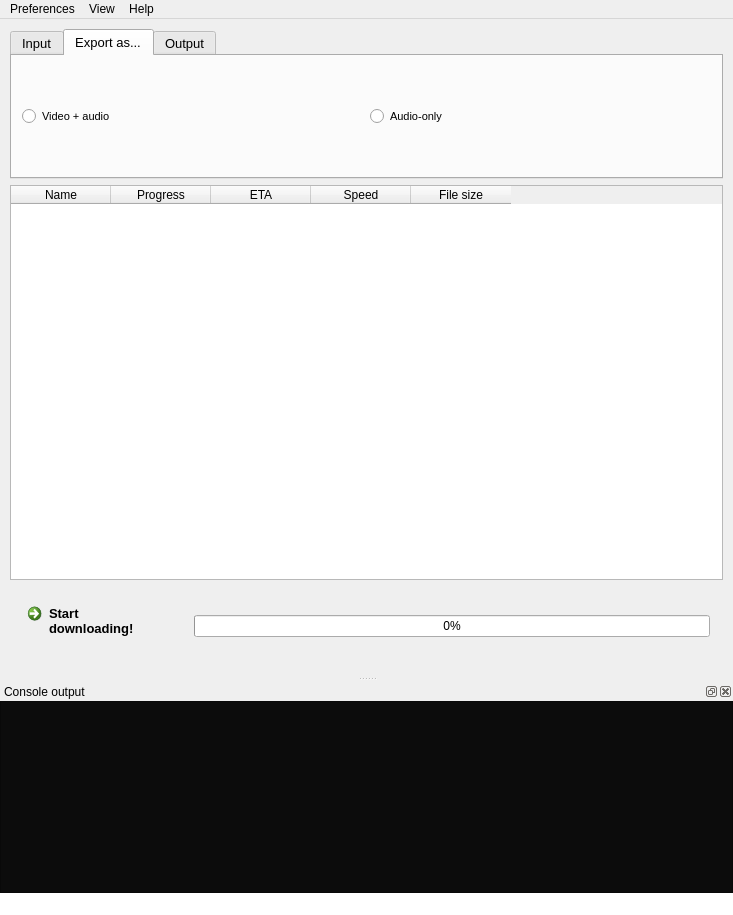
<?xml version="1.0" encoding="UTF-8"?>
<ui version="4.0">
 <class>MainWindow</class>
 <widget class="QMainWindow" name="MainWindow">
  <property name="windowModality">
   <enum>Qt::NonModal</enum>
  </property>
  <property name="geometry">
   <rect>
    <x>0</x>
    <y>0</y>
    <width>733</width>
    <height>915</height>
   </rect>
  </property>
  <property name="sizePolicy">
   <sizepolicy hsizetype="Preferred" vsizetype="Maximum">
    <horstretch>0</horstretch>
    <verstretch>0</verstretch>
   </sizepolicy>
  </property>
  <property name="minimumSize">
   <size>
    <width>650</width>
    <height>715</height>
   </size>
  </property>
  <property name="font">
   <font>
    <family>Segoe UI</family>
   </font>
  </property>
  <property name="windowTitle">
   <string>youtube-dl GUI</string>
  </property>
  <property name="toolButtonStyle">
   <enum>Qt::ToolButtonIconOnly</enum>
  </property>
  <widget class="QWidget" name="MainWidget">
   <layout class="QGridLayout" name="gridLayout_2">
    <property name="sizeConstraint">
     <enum>QLayout::SetMinimumSize</enum>
    </property>
    <property name="leftMargin">
     <number>10</number>
    </property>
    <property name="topMargin">
     <number>10</number>
    </property>
    <property name="rightMargin">
     <number>10</number>
    </property>
    <property name="bottomMargin">
     <number>10</number>
    </property>
    <item row="2" column="0">
     <widget class="QTableWidget" name="DownloadInfo">
      <property name="sizePolicy">
       <sizepolicy hsizetype="Expanding" vsizetype="Expanding">
        <horstretch>0</horstretch>
        <verstretch>0</verstretch>
       </sizepolicy>
      </property>
      <property name="minimumSize">
       <size>
        <width>0</width>
        <height>340</height>
       </size>
      </property>
      <property name="maximumSize">
       <size>
        <width>16777215</width>
        <height>16777215</height>
       </size>
      </property>
      <property name="statusTip">
       <string>Download status for each queued song</string>
      </property>
      <property name="sizeAdjustPolicy">
       <enum>QAbstractScrollArea::AdjustIgnored</enum>
      </property>
      <property name="editTriggers">
       <set>QAbstractItemView::NoEditTriggers</set>
      </property>
      <property name="dragDropOverwriteMode">
       <bool>false</bool>
      </property>
      <column>
       <property name="text">
        <string>Name</string>
       </property>
      </column>
      <column>
       <property name="text">
        <string>Progress</string>
       </property>
      </column>
      <column>
       <property name="text">
        <string>ETA</string>
       </property>
      </column>
      <column>
       <property name="text">
        <string>Speed</string>
       </property>
      </column>
      <column>
       <property name="text">
        <string>File size</string>
       </property>
      </column>
     </widget>
    </item>
    <item row="3" column="0">
     <widget class="QWidget" name="DownloadWidget" native="true">
      <property name="minimumSize">
       <size>
        <width>0</width>
        <height>80</height>
       </size>
      </property>
      <property name="maximumSize">
       <size>
        <width>16777215</width>
        <height>80</height>
       </size>
      </property>
      <layout class="QHBoxLayout" name="horizontalLayout">
       <property name="leftMargin">
        <number>10</number>
       </property>
       <property name="topMargin">
        <number>10</number>
       </property>
       <property name="rightMargin">
        <number>13</number>
       </property>
       <property name="bottomMargin">
        <number>10</number>
       </property>
       <item>
        <widget class="QCommandLinkButton" name="DownloadButton">
         <property name="font">
          <font>
           <family>Segoe UI</family>
           <pointsize>10</pointsize>
           <weight>75</weight>
           <bold>true</bold>
          </font>
         </property>
         <property name="statusTip">
          <string>Finally, download</string>
         </property>
         <property name="text">
          <string>Start
downloading!</string>
         </property>
        </widget>
       </item>
       <item>
        <widget class="QProgressBar" name="GlobalProgressBar">
         <property name="value">
          <number>0</number>
         </property>
        </widget>
       </item>
      </layout>
     </widget>
    </item>
    <item row="0" column="0">
     <widget class="QTabWidget" name="BeforeDownload">
      <property name="minimumSize">
       <size>
        <width>0</width>
        <height>150</height>
       </size>
      </property>
      <property name="maximumSize">
       <size>
        <width>16777215</width>
        <height>150</height>
       </size>
      </property>
      <property name="font">
       <font>
        <pointsize>10</pointsize>
       </font>
      </property>
      <property name="currentIndex">
       <number>1</number>
      </property>
      <widget class="QWidget" name="InputTab">
       <property name="font">
        <font>
         <pointsize>8</pointsize>
        </font>
       </property>
       <attribute name="title">
        <string>Input</string>
       </attribute>
       <layout class="QGridLayout" name="gridLayout_4">
        <item row="0" column="0">
         <widget class="QLabel" name="UrlLabel">
          <property name="text">
           <string>YouTube URL</string>
          </property>
         </widget>
        </item>
        <item row="0" column="1">
         <widget class="QLineEdit" name="UrlInput"/>
        </item>
        <item row="1" column="0">
         <spacer name="_InputSpacer">
          <property name="orientation">
           <enum>Qt::Vertical</enum>
          </property>
          <property name="sizeHint" stdset="0">
           <size>
            <width>20</width>
            <height>40</height>
           </size>
          </property>
         </spacer>
        </item>
       </layout>
      </widget>
      <widget class="QWidget" name="ExportTab">
       <property name="font">
        <font>
         <pointsize>8</pointsize>
        </font>
       </property>
       <attribute name="title">
        <string>Export as...</string>
       </attribute>
       <layout class="QHBoxLayout" name="horizontalLayout_3">
        <property name="leftMargin">
         <number>10</number>
        </property>
        <property name="topMargin">
         <number>0</number>
        </property>
        <property name="rightMargin">
         <number>10</number>
        </property>
        <property name="bottomMargin">
         <number>0</number>
        </property>
        <item>
         <widget class="QRadioButton" name="VideoOption">
          <property name="text">
           <string>Video + audio</string>
          </property>
         </widget>
        </item>
        <item>
         <widget class="QRadioButton" name="AudioOption">
          <property name="text">
           <string>Audio-only</string>
          </property>
         </widget>
        </item>
       </layout>
      </widget>
      <widget class="QWidget" name="OutputTab">
       <property name="font">
        <font>
         <pointsize>8</pointsize>
        </font>
       </property>
       <attribute name="title">
        <string>Output</string>
       </attribute>
       <layout class="QGridLayout" name="Tab_OnTop">
        <property name="leftMargin">
         <number>13</number>
        </property>
        <property name="topMargin">
         <number>12</number>
        </property>
        <item row="2" column="0" colspan="4">
         <widget class="Line" name="line_4">
          <property name="orientation">
           <enum>Qt::Horizontal</enum>
          </property>
         </widget>
        </item>
        <item row="4" column="1" colspan="3">
         <widget class="QLineEdit" name="lineEdit_5"/>
        </item>
        <item row="0" column="1" colspan="2">
         <widget class="QLineEdit" name="lineEdit_4">
          <property name="sizePolicy">
           <sizepolicy hsizetype="Expanding" vsizetype="Expanding">
            <horstretch>100</horstretch>
            <verstretch>0</verstretch>
           </sizepolicy>
          </property>
         </widget>
        </item>
        <item row="5" column="0">
         <widget class="QLabel" name="label_7">
          <property name="sizePolicy">
           <sizepolicy hsizetype="Preferred" vsizetype="Fixed">
            <horstretch>0</horstretch>
            <verstretch>0</verstretch>
           </sizepolicy>
          </property>
          <property name="text">
           <string>Download range</string>
          </property>
         </widget>
        </item>
        <item row="5" column="1" colspan="3">
         <widget class="QLineEdit" name="lineEdit_6"/>
        </item>
        <item row="6" column="0">
         <spacer name="verticalSpacer">
          <property name="orientation">
           <enum>Qt::Vertical</enum>
          </property>
          <property name="sizeHint" stdset="0">
           <size>
            <width>20</width>
            <height>40</height>
           </size>
          </property>
         </spacer>
        </item>
        <item row="0" column="0">
         <widget class="QLabel" name="label_5">
          <property name="text">
           <string>Destination</string>
          </property>
         </widget>
        </item>
        <item row="4" column="0">
         <widget class="QLabel" name="label_6">
          <property name="sizePolicy">
           <sizepolicy hsizetype="Fixed" vsizetype="Fixed">
            <horstretch>0</horstretch>
            <verstretch>0</verstretch>
           </sizepolicy>
          </property>
          <property name="text">
           <string>Download template</string>
          </property>
         </widget>
        </item>
        <item row="0" column="3">
         <widget class="QToolButton" name="toolButton">
          <property name="sizePolicy">
           <sizepolicy hsizetype="Fixed" vsizetype="Fixed">
            <horstretch>0</horstretch>
            <verstretch>0</verstretch>
           </sizepolicy>
          </property>
          <property name="minimumSize">
           <size>
            <width>0</width>
            <height>0</height>
           </size>
          </property>
          <property name="text">
           <string>...</string>
          </property>
          <property name="icon">
           <iconset>
            <normaloff>../assets/folder.png</normaloff>../assets/folder.png</iconset>
          </property>
         </widget>
        </item>
       </layout>
      </widget>
     </widget>
    </item>
   </layout>
  </widget>
  <widget class="QMenuBar" name="MenuBar">
   <property name="geometry">
    <rect>
     <x>0</x>
     <y>0</y>
     <width>733</width>
     <height>26</height>
    </rect>
   </property>
   <property name="sizePolicy">
    <sizepolicy hsizetype="MinimumExpanding" vsizetype="Maximum">
     <horstretch>0</horstretch>
     <verstretch>0</verstretch>
    </sizepolicy>
   </property>
   <property name="minimumSize">
    <size>
     <width>5</width>
     <height>0</height>
    </size>
   </property>
   <property name="defaultUp">
    <bool>false</bool>
   </property>
   <property name="nativeMenuBar">
    <bool>true</bool>
   </property>
   <widget class="QMenu" name="Help">
    <property name="title">
     <string>Help</string>
    </property>
    <addaction name="About"/>
   </widget>
   <widget class="QMenu" name="Preferences">
    <property name="title">
     <string>Preferences</string>
    </property>
    <widget class="QMenu" name="Theme">
     <property name="sizePolicy">
      <sizepolicy hsizetype="Preferred" vsizetype="Maximum">
       <horstretch>0</horstretch>
       <verstretch>0</verstretch>
      </sizepolicy>
     </property>
     <property name="title">
      <string>Theme</string>
     </property>
     <property name="icon">
      <iconset>
       <normaloff>../assets/theme.png</normaloff>../assets/theme.png</iconset>
     </property>
     <addaction name="Light"/>
     <addaction name="Dark"/>
    </widget>
    <addaction name="Theme"/>
    <addaction name="separator"/>
   </widget>
   <widget class="QMenu" name="View">
    <property name="title">
     <string>View</string>
    </property>
    <addaction name="ConsoleOption"/>
   </widget>
   <addaction name="Preferences"/>
   <addaction name="View"/>
   <addaction name="Help"/>
  </widget>
  <widget class="QStatusBar" name="StatusBar">
   <property name="styleSheet">
    <string notr="true">background-color: rgb(255, 255, 255);</string>
   </property>
  </widget>
  <widget class="QDockWidget" name="Console">
   <property name="minimumSize">
    <size>
     <width>113</width>
     <height>142</height>
    </size>
   </property>
   <property name="font">
    <font>
     <family>Segoe UI</family>
    </font>
   </property>
   <property name="windowIcon">
    <iconset>
     <normaloff>../assets/consoleIcon.png</normaloff>../assets/consoleIcon.png</iconset>
   </property>
   <property name="features">
    <set>QDockWidget::AllDockWidgetFeatures</set>
   </property>
   <property name="allowedAreas">
    <set>Qt::BottomDockWidgetArea|Qt::TopDockWidgetArea</set>
   </property>
   <property name="windowTitle">
    <string>Console output</string>
   </property>
   <attribute name="dockWidgetArea">
    <number>8</number>
   </attribute>
   <widget class="QWidget" name="ConsoleWidget">
    <layout class="QGridLayout" name="gridLayout">
     <property name="leftMargin">
      <number>0</number>
     </property>
     <property name="topMargin">
      <number>0</number>
     </property>
     <property name="rightMargin">
      <number>0</number>
     </property>
     <property name="bottomMargin">
      <number>0</number>
     </property>
     <property name="spacing">
      <number>0</number>
     </property>
     <item row="0" column="0">
      <widget class="QPlainTextEdit" name="ConsoleText">
       <property name="font">
        <font>
         <family>Consolas</family>
         <pointsize>10</pointsize>
         <weight>50</weight>
         <bold>false</bold>
        </font>
       </property>
       <property name="styleSheet">
        <string notr="true">background-color: rgb(12, 12, 12);
selection-color: rgb(12, 12, 12);
selection-background-color: rgb(243, 243, 243);
color: rgba(243, 243, 243, 243);</string>
       </property>
       <property name="lineWidth">
        <number>0</number>
       </property>
       <property name="undoRedoEnabled">
        <bool>false</bool>
       </property>
       <property name="readOnly">
        <bool>true</bool>
       </property>
       <property name="plainText">
        <string/>
       </property>
      </widget>
     </item>
    </layout>
   </widget>
  </widget>
  <action name="About">
   <property name="icon">
    <iconset>
     <normaloff>../assets/about.png</normaloff>../assets/about.png</iconset>
   </property>
   <property name="text">
    <string>About</string>
   </property>
  </action>
  <action name="Light">
   <property name="checkable">
    <bool>true</bool>
   </property>
   <property name="text">
    <string>Light</string>
   </property>
  </action>
  <action name="Dark">
   <property name="checkable">
    <bool>true</bool>
   </property>
   <property name="text">
    <string>Dark</string>
   </property>
  </action>
  <action name="actionConsole_output">
   <property name="checkable">
    <bool>true</bool>
   </property>
   <property name="checked">
    <bool>true</bool>
   </property>
   <property name="icon">
    <iconset>
     <normaloff>../assets/consoleIcon.png</normaloff>../assets/consoleIcon.png</iconset>
   </property>
   <property name="text">
    <string>Console output</string>
   </property>
  </action>
  <action name="ConsoleOption">
   <property name="checkable">
    <bool>true</bool>
   </property>
   <property name="icon">
    <iconset>
     <normaloff>../assets/consoleIcon.png</normaloff>../assets/consoleIcon.png</iconset>
   </property>
   <property name="text">
    <string>Console output</string>
   </property>
  </action>
 </widget>
 <tabstops>
  <tabstop>DownloadInfo</tabstop>
  <tabstop>DownloadButton</tabstop>
  <tabstop>ConsoleText</tabstop>
 </tabstops>
 <resources/>
 <connections/>
</ui>
